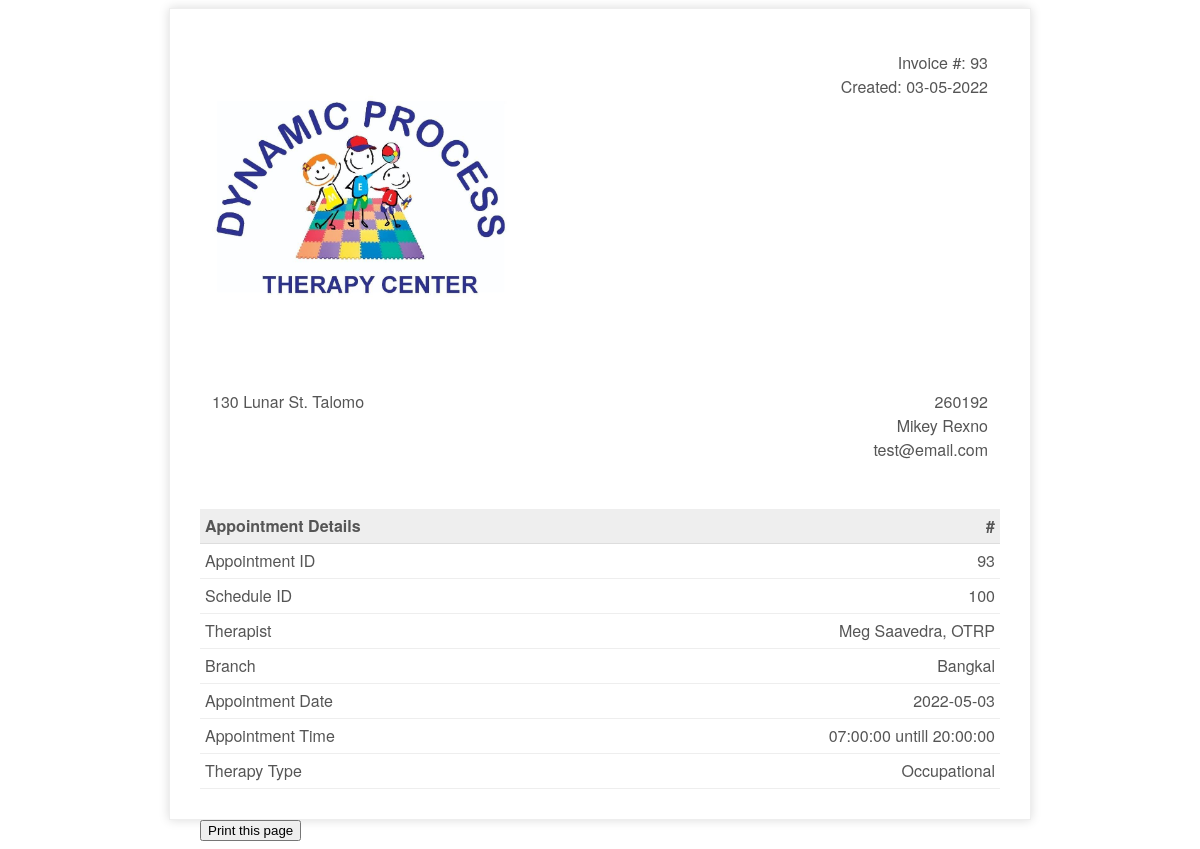
Page /patient/invoice.php?appid=93 on the committed database.
### tables this page shows
CREATE TABLE `appointment` (
  `appId` int(3) NOT NULL,
  `patientIc` bigint(12) NOT NULL,
  `scheduleId` int(10) NOT NULL,
  `appSymptom` varchar(100) NOT NULL,
  `appComment` varchar(100) NOT NULL,
  `status` varchar(10) NOT NULL DEFAULT 'process'
);

CREATE TABLE `patient` (
  `icPatient` bigint(12) NOT NULL,
  `password` varchar(20) NOT NULL,
  `patientFirstName` varchar(20) NOT NULL,
  `patientLastName` varchar(20) NOT NULL,
  `patientMaritialStatus` varchar(10) NOT NULL,
  `patientDOB` date NOT NULL,
  `patientGender` varchar(10) NOT NULL,
  `patientAddress` varchar(100) NOT NULL,
  `patientPhone` varchar(15) NOT NULL,
  `patientEmail` varchar(100) NOT NULL
);

CREATE TABLE `doctorschedule` (
  `scheduleId` int(11) NOT NULL,
  `scheduleDate` date NOT NULL,
  `scheduleDay` varchar(30) DEFAULT NULL,
  `startTime` time NOT NULL,
  `endTime` time NOT NULL,
  `bookAvail` varchar(10) NOT NULL,
  `Branch` varchar(30) DEFAULT NULL
);

### patient/invoice.php (the view, shortened to what this page needs)
<?php
include_once '../asset/conn/dbconnect.php';
if (isset($_GET['appid'])) {
$appid=$_GET['appid'];
}
$res=mysqli_query($con, "SELECT a.*, b.*,c.* FROM patient a
JOIN appointment b
On a.icPatient = b.patientIc
JOIN doctorschedule c
On b.scheduleId=c.scheduleId
WHERE b.appId  =".$appid);
$userRow=mysqli_fetch_array($res,MYSQLI_ASSOC);
?>
<!doctype html>
<html>
    <head>
        <link rel="stylesheet" type="text/css" href="assets/css/invoice.css">
    </head>
    <body>
        <div class="invoice-box">
            <table cellpadding="0" cellspacing="0">
                <tr class="top">
                    <td colspan="2">
                        <table>
                            <tr>
                                <td class="title">
                                    <img src="assets/img/logo.jpg" style="width:100%; max-width:300px;">
                                </td>
                                <td>
                                    Invoice #: <?php echo $userRow['appId'];?><br>
                                    Created: <?php echo date("d-m-Y");?><br>
                                </td>
                            </tr>
                        </table>
                    </td>
                </tr>
                <tr class="information">
                    <td colspan="2">
                        <table>
                            <tr>
                                <td>
                                    <?php echo $userRow['patientAddress'];?>
                                </td>
                                <td><?php echo $userRow['patientIc'];?><br>
                                    <?php echo $userRow['patientFirstName'];?> <?php echo $userRow['patientLastName'];?><br>
                                    <?php echo $userRow['patientEmail'];?>
                                </td>
                            </tr>
                        </table>
                    </td>
                </tr>
                <tr class="heading">
                    <td>
                        Appointment Details
                    </td>
                    <td>
                        #
                    </td>
                </tr>
                <tr class="item">
                    <td>
                        Appointment ID
                    </td>
                    <td>
                       <?php echo $userRow['appId'];?>
                    </td>
                </tr>
                <tr class="item">
                    <td>
                        Schedule ID
                    </td>
                    <td>
                        <?php echo $userRow['scheduleId'];?>
                    </td>
                </tr>
                <tr class="item">
                    <td>
                        Therapist
                    </td>
                    <td>
                        <?php echo $userRow['scheduleDay'];?>
                    </td>
                </tr>
                <tr class="item">
                    <td>
                        Branch
                    </td>
                    <td>
                        <?php echo $userRow['Branch'];?>
                    </td>
                </tr>
                 <tr class="item">
                    <td>
                        Appointment Date
                    </td>
                    <td>
                        <?php echo $userRow['scheduleDate'];?>
                    </td>
                </tr>
                 <tr class="item">
                    <td>
                        Appointment Time
                    </td>
                    <td>
                        <?php echo $userRow['startTime'];?> untill <?php echo $userRow['endTime'];?>
                    </td>
                </tr>
                 <tr class="item">
                    <td>
                        Therapy Type
                    </td>
                    <td>
                        <?php echo $userRow['appSymptom'];?>
                    </td>
                </tr>
            </table>
        </div>
        <div class="print">
        <button onclick="myFunction()">Print this page</button>
</div>
    </body>
</html>

### patient/assets/css/invoice.css (style rules this page uses)
.print { margin:auto; max-width:800px; }
.invoice-box { max-width:800px; margin:auto; padding:30px; border:1px solid #eee; box-shadow:0 0 10px rgba(0, 0, 0, .15); font-size:16px; line-height:24px; font-family:'Helvetica Neue', 'Helvetica', Helvetica, Arial, sans-serif; color:#555; }
.invoice-box table { width:100%; line-height:inherit; text-align:left; }
.invoice-box table td { padding:5px; vertical-align:top; }
.invoice-box table tr td:nth-child(2) { text-align:right; }
.invoice-box table tr.top table td { padding-bottom:20px; }
.invoice-box table tr.top table td.title { font-size:45px; line-height:45px; color:#333; }
.invoice-box table tr.information table td { padding-bottom:40px; }
.invoice-box table tr.heading td { background:#eee; border-bottom:1px solid #ddd; font-weight:bold; }
.invoice-box table tr.item td { border-bottom:1px solid #eee; }

### rows in the picture
appointment: appId "93", patientIc.patientAddress "130 Lunar St. Talomo", patientIc "260192", patientIc.patientFirstName "Mikey", patientIc.patientLastName "Rexno", patientIc.patientEmail "test@email.com", scheduleId.scheduleId "100", scheduleId.scheduleDay "Meg Saavedra, OTRP", scheduleId.Branch "Bangkal", scheduleId.scheduleDate "2022-05-03", scheduleId.startTime "07:00:00", scheduleId.endTime "20:00:00", appSymptom "Occupational"
